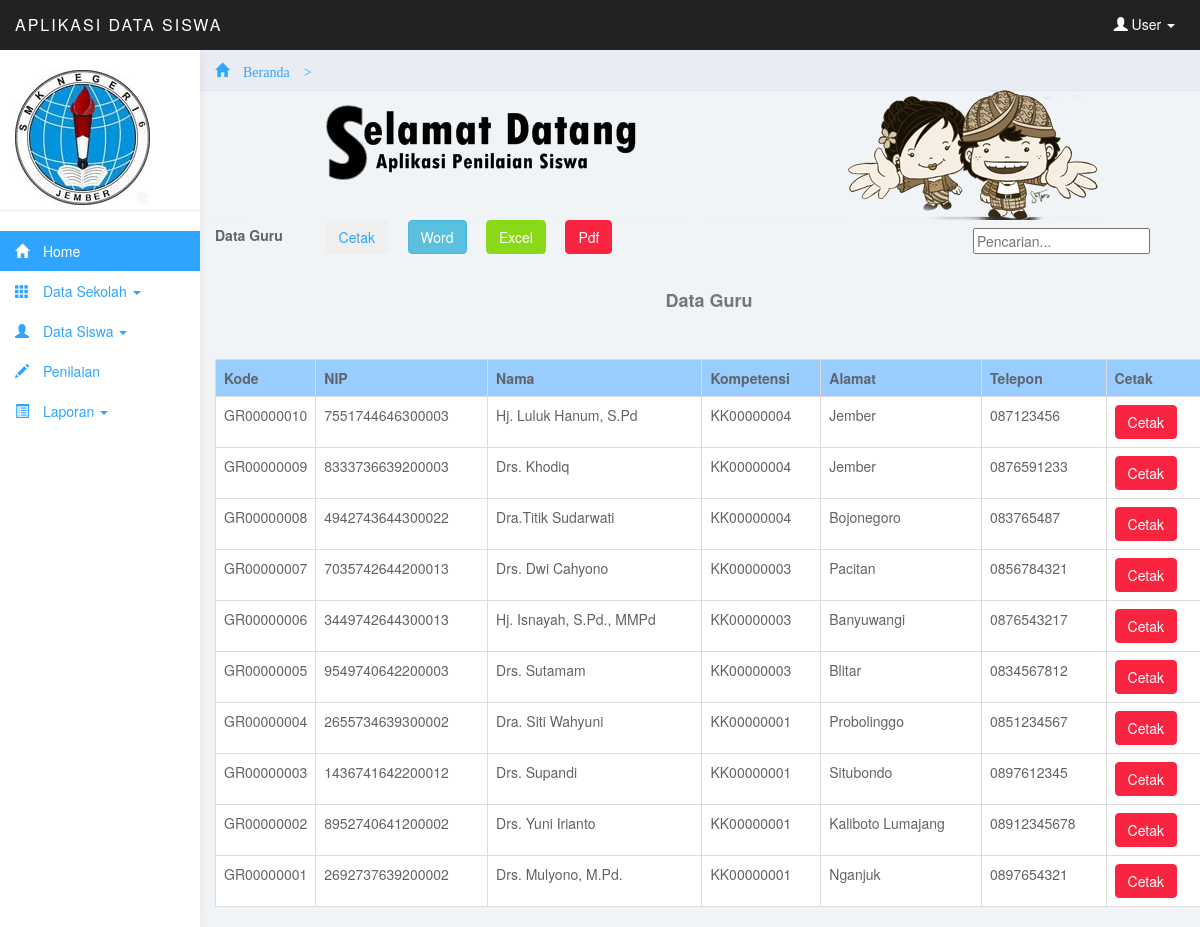
The app's page /admin/menu.php?page=laporguru (signed in) with its own data.
### tables this page shows
CREATE TABLE IF NOT EXISTS `tb_guru` (
  `guru_kode` char(10) NOT NULL,
  `kompetensi_kode` char(10) NOT NULL,
  `guru_nip` char(16) NOT NULL,
  `guru_nama` varchar(25) NOT NULL,
  `guru_alamat` varchar(50) NOT NULL,
  `guru_telpon` varchar(12) NOT NULL,
  `password` varchar(16) NOT NULL,
  PRIMARY KEY (`guru_kode`)
);

CREATE TABLE IF NOT EXISTS `tb_kompetensikeahlian` (
  `kompetensi_kode` char(10) NOT NULL,
  `bidang_kode` char(10) NOT NULL,
  `kompetensi_nama` varchar(25) NOT NULL,
  PRIMARY KEY (`kompetensi_kode`)
);

### admin/Data/laporanguru/laporan_guru.php (the view, shortened to what this page needs)
<div class="table-header">
  <div class="nav-collapse"> <strong>Data Guru  &nbsp;&nbsp;&nbsp;&nbsp;&nbsp;&nbsp;&nbsp;&nbsp;&nbsp;</strong>
 <?php if(isset($cari)){ ?>
 <a target="_blank" href="Data/laporanguru/laporan_gurucetak.php?cari=<?php echo $cari?>">
    <button type="submit" class="btn btn-inverse" name="btncari"><i class="icon-print"></i>Cetak</button>
  </a> &nbsp;&nbsp;&nbsp;
  <a target="_blank" href="Data/laporanguru/laporan_guruword.php?cari=<?php echo $cari?>">
    <button type="submit" class="btn btn-info" name="btncari"><i class="icon-save"></i>Word</button>
  </a>&nbsp;&nbsp;&nbsp;
  <a target="_blank" href="Data/laporanguru/laporan_guruexcel.php?cari=<?php echo $cari?>">
    <button type="submit" class="btn btn-success" name="btncari"><i class="icon-save"></i>Excel</button>
  </a>&nbsp;&nbsp;&nbsp;
  <a target="_blank" href="Data/laporanguru/laporan_gurupdf.php?cari=<?php echo $cari?>">
    <button type="submit" class="btn btn-danger" name="btncari"><i class="icon-save"></i>Pdf</button>
  </a>
 <?php }else{ ?>
  <a target="_blank" href="Data/laporanguru/laporan_gurucetak.php">
    <button type="submit" class="btn btn-inverse" name="btncari"><i class="icon-print"></i>Cetak</button>
  </a> &nbsp;&nbsp;&nbsp;
  <a target="_blank" href="Data/laporanguru/laporan_guruword.php">
    <button type="submit" class="btn btn-info" name="btncari"><i class="icon-save"></i>Word</button>
  </a>&nbsp;&nbsp;&nbsp;
  <a target="_blank" href="Data/laporanguru/laporan_guruexcel.php">
    <button type="submit" class="btn btn-success" name="btncari"><i class="icon-save"></i>Excel</button>
  </a>&nbsp;&nbsp;&nbsp;
  <a target="_blank" href="Data/laporanguru/laporan_gurupdf.php">
    <button type="submit" class="btn btn-danger" name="btncari"><i class="icon-save"></i>Pdf</button>
  </a>
  <?php } ?>
  <form method="get" enctype="multipart/form-data" class="navbar-form pull-right" style="margin-right:20px;">
  <input type="text" name="cari" placeholder="Pencarian..." /><input type="hidden" name="page" value="laporguru" /></form>
  </div>
</div>
<table width="988" border="0" >
  <tr>
    <td width="885" height="42"><div align="center" class="style3">
      <div align="center"><br>
        <p>Data Guru </p>
        <p>&nbsp;</p>
      </div>
    </div>
        <table width="1100" border="0" class="table table-bordered table-hover">
          <tr>
            <td width="33" bgcolor="#99CCFF"><strong>Kode</strong></td>
            <td  bgcolor="#99CCFF"><strong>NIP </strong></td>
            <td  bgcolor="#99CCFF"><strong>Nama </strong></td>
            <td  bgcolor="#99CCFF"><strong>Kompetensi </strong></td>
            <td  bgcolor="#99CCFF"><strong>Alamat </strong></td>
            <td  bgcolor="#99CCFF"><strong>Telepon</strong></td>
			<td  bgcolor="#99CCFF"><strong>Cetak</strong></td>
          </tr>
		  <?php if(isset($cari)){
		  $sql=mysql_query("select * from tb_guru where  guru_kode like '%$cari%' or guru_nip like '%$cari%' or guru_nama like '%$cari%' or kompetensi_kode like '%$cari%' or guru_alamat like '%$cari%' or guru_telpon like '%$cari%'  ")or die (mysql_error());
		  }else{
 $sql=mysql_query("select tb_guru.*, tb_kompetensikeahlian.* from tb_guru, tb_kompetensikeahlian where tb_guru.kompetensi_kode=tb_kompetensikeahlian.kompetensi_kode")or die (mysql_error()); } ?>
 <?php while($tam=mysql_fetch_array($sql)){ ?>
          <tr>
            <td><?php echo $tam['guru_kode'] ?></td>
            <td><?php echo $tam['guru_nip'] ?></td>
            <td><?php echo $tam['guru_nama'] ?></td>
            <td><?php echo $tam['kompetensi_kode'] ?></td>
            <td><?php echo $tam['guru_alamat'] ?></td>
            <td><?php echo $tam['guru_telpon'] ?></td>
			<td><a target="_blank" href="Data/laporanguru/laporan_gurucetak1.php?ks=<?php echo $tam['guru_kode'] ?>"><button class="btn btn-danger">Cetak</button></a></td>
          </tr><?php } ?>
      </table>
    </td>
  </tr>
</table>

### admin/css/styles.css (style rules this page uses)
body { background: #f1f4f7; padding-top: 50px; color: #5f6468; }
p { color: #777; }
a, a:hover, a:focus { color: #30a5ff; }
.btn-success, .btn-success:hover, .btn-success:focus, .btn-success:active, .btn-success.active, .open > .dropdown-toggle.btn-success, .btn-success.disabled, .btn-success[disabled], fieldset[disabled] .btn-success, .btn-success.disabled:hover, .btn-success[disabled]:hover, fieldset[disabled] .btn-success:hover, .btn-success.disabled:focus, .btn-success[disabled]:focus, fieldset[disabled] .btn-success:focus, .btn-success.disabled:active, .btn-success[disabled]:active, fieldset[disabled] .btn-success:active, .btn-success.disabled.active, .btn-success[disabled].active, fieldset[disabled] .btn-success.active { background-color: #8ad919; border-color: #8ad919; }
.btn-danger, .btn-danger:hover, .btn-danger:focus, .btn-danger:active, .btn-danger.active, .open > .dropdown-toggle.btn-danger, .btn-danger.disabled, .btn-danger[disabled], fieldset[disabled] .btn-danger, .btn-danger.disabled:hover, .btn-danger[disabled]:hover, fieldset[disabled] .btn-danger:hover, .btn-danger.disabled:focus, .btn-danger[disabled]:focus, fieldset[disabled] .btn-danger:focus, .btn-danger.disabled:active, .btn-danger[disabled]:active, fieldset[disabled] .btn-danger:active, .btn-danger.disabled.active, .btn-danger[disabled].active, fieldset[disabled] .btn-danger.active { background-color: #f9243f; border-color: #f9243f; }
.table { background: #fff; }

### records on screen
tb_guru: guru_kode "GR00000010", guru_nip "7551744646300003", guru_nama "Hj. Luluk Hanum, S.Pd", tb_kompetensikeahlian.kompetensi_kode "KK00000004", guru_alamat "Jember", guru_telpon "087123456"
tb_guru: guru_kode "GR00000009", guru_nip "8333736639200003", guru_nama "Drs. Khodiq", tb_kompetensikeahlian.kompetensi_kode "KK00000004", guru_alamat "Jember", guru_telpon "0876591233"
tb_guru: guru_kode "GR00000008", guru_nip "4942743644300022", guru_nama "Dra.Titik Sudarwati", tb_kompetensikeahlian.kompetensi_kode "KK00000004", guru_alamat "Bojonegoro", guru_telpon "083765487"
tb_guru: guru_kode "GR00000007", guru_nip "7035742644200013", guru_nama "Drs. Dwi Cahyono", tb_kompetensikeahlian.kompetensi_kode "KK00000003", guru_alamat "Pacitan", guru_telpon "0856784321"
tb_guru: guru_kode "GR00000006", guru_nip "3449742644300013", guru_nama "Hj. Isnayah, S.Pd., MMPd", tb_kompetensikeahlian.kompetensi_kode "KK00000003", guru_alamat "Banyuwangi", guru_telpon "0876543217"
tb_guru: guru_kode "GR00000005", guru_nip "9549740642200003", guru_nama "Drs. Sutamam", tb_kompetensikeahlian.kompetensi_kode "KK00000003", guru_alamat "Blitar", guru_telpon "0834567812"
tb_guru: guru_kode "GR00000004", guru_nip "2655734639300002", guru_nama "Dra. Siti Wahyuni", tb_kompetensikeahlian.kompetensi_kode "KK00000001", guru_alamat "Probolinggo", guru_telpon "0851234567"
tb_guru: guru_kode "GR00000003", guru_nip "1436741642200012", guru_nama "Drs. Supandi", tb_kompetensikeahlian.kompetensi_kode "KK00000001", guru_alamat "Situbondo", guru_telpon "0897612345"
tb_guru: guru_kode "GR00000002", guru_nip "8952740641200002", guru_nama "Drs. Yuni Irianto", tb_kompetensikeahlian.kompetensi_kode "KK00000001", guru_alamat "Kaliboto Lumajang", guru_telpon "08912345678"
tb_guru: guru_kode "GR00000001", guru_nip "2692737639200002", guru_nama "Drs. Mulyono, M.Pd.", tb_kompetensikeahlian.kompetensi_kode "KK00000001", guru_alamat "Nganjuk", guru_telpon "0897654321"
